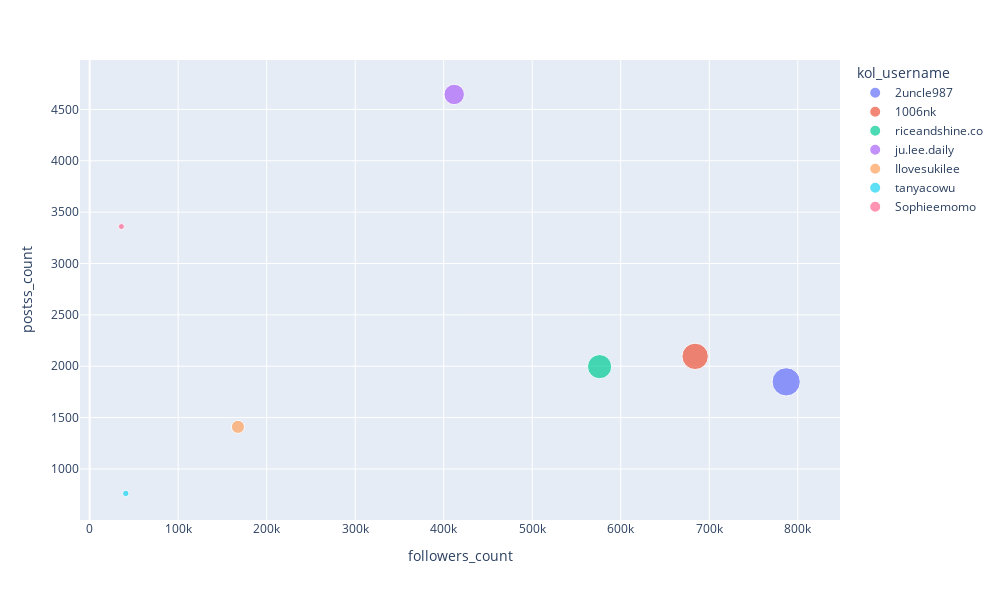

This figure's notebook cell:
### Code cell
fig = px.scatter(
    profile_df, 
    x="followers_count", 
    y="postss_count", 
    color="kol_username",
    width=1000, 
    height=600,
    size="followers_count",
    hover_data=["kol_username"]
)
fig.show()

### Figure 1 — Plotly figure (JSON) as saved in the notebook; plotly's stock layout.template omitted (floating-point values rounded to 4 significant figures)
{"data": [{"customdata": [["2uncle987"]], "hovertemplate": "kol_username=%{customdata[0]}<br>followers_count=%{marker.size}<br>postss_count=%{y}<extra></extra>", "legendgroup": "2uncle987", "marker": {"color": "#636efa", "size": [786918], "sizemode": "area", "sizeref": 1967.0, "symbol": "circle"}, "mode": "markers", "name": "2uncle987", "orientation": "v", "showlegend": true, "type": "scatter", "x": [786918], "xaxis": "x", "y": [1848], "yaxis": "y"}, {"customdata": [["1006nk"]], "hovertemplate": "kol_username=%{customdata[0]}<br>followers_count=%{marker.size}<br>postss_count=%{y}<extra></extra>", "legendgroup": "1006nk", "marker": {"color": "#EF553B", "size": [684069], "sizemode": "area", "sizeref": 1967.0, "symbol": "circle"}, "mode": "markers", "name": "1006nk", "orientation": "v", "showlegend": true, "type": "scatter", "x": [684069], "xaxis": "x", "y": [2096], "yaxis": "y"}, {"customdata": [["riceandshine.co"]], "hovertemplate": "kol_username=%{customdata[0]}<br>followers_count=%{marker.size}<br>postss_count=%{y}<extra></extra>", "legendgroup": "riceandshine.co", "marker": {"color": "#00cc96", "size": [576127], "sizemode": "area", "sizeref": 1967.0, "symbol": "circle"}, "mode": "markers", "name": "riceandshine.co", "orientation": "v", "showlegend": true, "type": "scatter", "x": [576127], "xaxis": "x", "y": [1996], "yaxis": "y"}, {"customdata": [["ju.lee.daily"]], "hovertemplate": "kol_username=%{customdata[0]}<br>followers_count=%{marker.size}<br>postss_count=%{y}<extra></extra>", "legendgroup": "ju.lee.daily", "marker": {"color": "#ab63fa", "size": [411864], "sizemode": "area", "sizeref": 1967.0, "symbol": "circle"}, "mode": "markers", "name": "ju.lee.daily", "orientation": "v", "showlegend": true, "type": "scatter", "x": [411864], "xaxis": "x", "y": [4646], "yaxis": "y"}, {"customdata": [["Ilovesukilee"]], "hovertemplate": "kol_username=%{customdata[0]}<br>followers_count=%{marker.size}<br>postss_count=%{y}<extra></extra>", "legendgroup": "Ilovesukilee", "marker": {"color": "#FFA15A", "size": [167528], "sizemode": "area", "sizeref": 1967.0, "symbol": "circle"}, "mode": "markers", "name": "Ilovesukilee", "orientation": "v", "showlegend": true, "type": "scatter", "x": [167528], "xaxis": "x", "y": [1410], "yaxis": "y"}, {"customdata": [["tanyacowu"]], "hovertemplate": "kol_username=%{customdata[0]}<br>followers_count=%{marker.size}<br>postss_count=%{y}<extra></extra>", "legendgroup": "tanyacowu", "marker": {"color": "#19d3f3", "size": [40833], "sizemode": "area", "sizeref": 1967.0, "symbol": "circle"}, "mode": "markers", "name": "tanyacowu", "orientation": "v", "showlegend": true, "type": "scatter", "x": [40833], "xaxis": "x", "y": [762], "yaxis": "y"}, {"customdata": [["Sophieemomo"]], "hovertemplate": "kol_username=%{customdata[0]}<br>followers_count=%{marker.size}<br>postss_count=%{y}<extra></extra>", "legendgroup": "Sophieemomo", "marker": {"color": "#FF6692", "size": [35856], "sizemode": "area", "sizeref": 1967.0, "symbol": "circle"}, "mode": "markers", "name": "Sophieemomo", "orientation": "v", "showlegend": true, "type": "scatter", "x": [35856], "xaxis": "x", "y": [3360], "yaxis": "y"}], "layout": {"height": 600, "legend": {"itemsizing": "constant", "title": {"text": "kol_username"}, "tracegroupgap": 0}, "margin": {"t": 60}, "width": 1000, "xaxis": {"anchor": "y", "domain": [0, 1], "title": {"text": "followers_count"}}, "yaxis": {"anchor": "x", "domain": [0, 1], "title": {"text": "postss_count"}}}}
